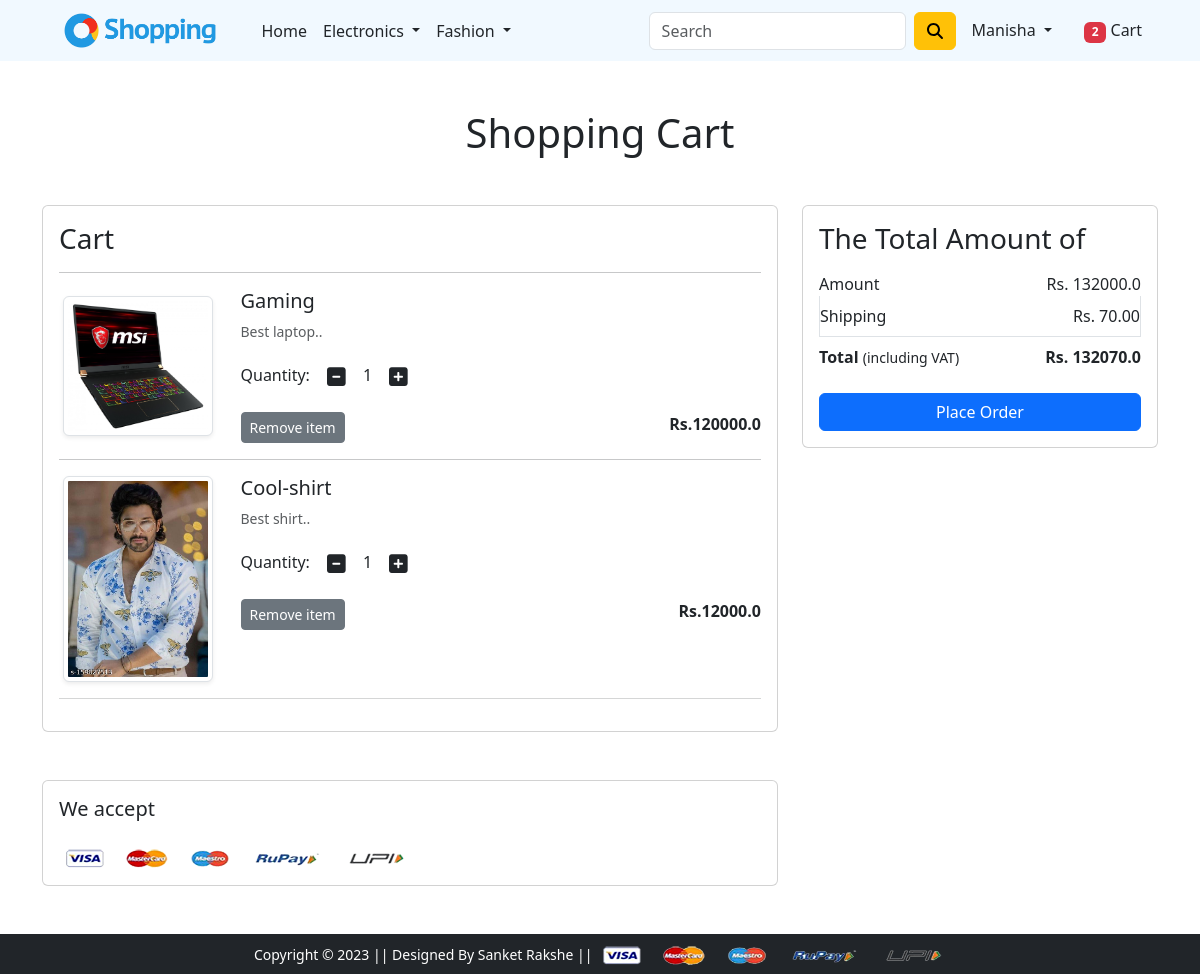
Page /cart/ (signed in) on the committed database.
### app/models.py (models this page shows, shortened)
class Cart(models.Model):
    user = models.ForeignKey(User, on_delete=models.CASCADE)
    product = models.ForeignKey(Product, on_delete=models.CASCADE)
    quantity = models.PositiveIntegerField(default=1)

class Product(models.Model):
    title = models.CharField(max_length=100)
    setting_price = models.FloatField()
    discounted_price = models.FloatField()
    description = models.TextField()
    brand = models.CharField(max_length=100)
    category = models.CharField( choices=CATEGORY_CHOICES, max_length=2)
    product_image = models.ImageField(upload_to='productimg')

### app/views.py (the view)
# urls.py: path('cart/', views.show_cart, name='showcart'),
@login_required
def show_cart(request):
  totalitem=0
  if request.user.is_authenticated:
   totalitem = len(Cart.objects.filter(user=request.user))
   user = request.user
   cart = Cart.objects.filter(user=user)
   amount = 0.0
   shipping_amount = 70.0
   totalamount = 0.0
   cart_product = [p for p in Cart.objects.all() if p.user == user]
   if cart_product:
    for p in cart_product:
     tempamount = (p.quantity * p.product.discounted_price)
     amount += tempamount
     totalamount = amount + shipping_amount
    return render(request, 'app/addtocart.html', {'carts':cart, 'totalamount':totalamount, 'amount':amount,'totalitem':totalitem})
   else:
    return render(request, 'app/emptycart.html')

### app/templates/app/addtocart.html (shortened to what this page needs)
{% extends 'app/base.html' %}
{% load static %}
{% block main-content %}
<div class="container my-5">
 <div class="row">
  <h1 class="text-center mb-5">Shopping Cart</h1>
  <div class="col-sm-8">
  <div class="card">
   <div class="card-body">
    <h3>Cart</h3>
    {% for cart in carts %}
       <hr>
    <div class="row">
     <div class="col-sm-3 text-center align-self-center"><img src="{{cart.product.product_image.url}}" alt="" srcset="" class="img-fluid img-thumbnail shadow-sm" height="150" width="150"> </div>
     <div class="col-sm-9">
      <div>
       <h5>{{cart.product.title}}</h5>
       <p class="mb-2 text-muted small">{{cart.product.description}}</p>
       <div class="my-3">
        <label for="quantity">Quantity:</label>
        <a class="minus-cart btn" pid="{{cart.product.id}}"><i class="fas fa-minus-square fa-lg"></i></a>
          <span id="quantity">{{cart.quantity}}</span>
        <a class="plus-cart btn" pid="{{cart.product.id}}"><i class="fas fa-plus-square fa-lg"></i></a>
       </div>
       <div class="d-flex justify-content-between">
        <a href="#" class="btn btn-sm btn-secondary mr-3 remove-cart" pid="{{cart.product.id}}">Remove item </a>
        <p class="mb-0"><span><strong>Rs.{{cart.product.discounted_price}}</strong></span></p>
       </div>
      </div>
     </div>
    </div>
    {% endfor %}
    <hr class="text-muted">
   </div>
   </div>
  </div>
  <div class="col-sm-4">
   <div class="card">
    <div class="card-body">
      <h3>The Total Amount of</h3>
      <ul class="list-group">
       <li class="list-group-item d-flex justify-content-between align-items-center border-0 px-0 pb-0">Amount<span>Rs. <span id="amount">{{amount}}</span></span></li>
       <li class="list-group-item d-flex justify-content-between align-items-center px-0">Shipping<span>Rs. 70.00</span></li>
       <li class="list-group-item d-flex justify-content-between align-items-center border-0 px-0 mb-3">
        <div>
           <strong>Total</strong> <small>(including VAT)</small>
         </div>
         <span><strong>Rs. <strong id="totalamount">{{totalamount}}</strong></strong></span>
       </li>
      </ul>
      <div class="d-grid"><a href="{% url 'checkout' %}" class="btn btn-primary">Place Order</a></div>
    </div>
   </div>
  </div>
 </div>
</div>
<div class="container">
 <div class="row">
  <div class="col-sm-8">
   <div class="card">
    <div class="card-body">
      <h5 class="mb-4">We accept</h5>
      <img src="{% static 'app/images/payment.png' %}" alt="" class="img-fluid">
    </div>
  </div>
  </div>
 </div>
</div>
{% endblock main-content %}

### app/templates/app/base.html (shortened to what this page needs)
<!doctype html>
{% load static %}
<html lang="en">
<head>
  <link rel="stylesheet" href="https://cdnjs.cloudflare.com/ajax/libs/font-awesome/6.4.2/css/all.min.css"
 />
  <link href="https://cdn.jsdelivr.net/npm/bootstrap@5.3.2/dist/css/bootstrap.min.css" rel="stylesheet">
  <link rel="stylesheet" href="{% static 'app/css/owl.carousel.min.css' %}">
  <link rel="stylesheet" href="{% static 'app/css/all.min.css' %}">
  <link rel="stylesheet" href="{% static 'app/css/style.css' %}">
</head>
<body>
  <nav class="navbar navbar-expand-lg" style="background:#F1F9FF">
    <div class="container">
      <a class="navbar-brand text-dark" href="/" height="0px">
        <img src="{% static 'app/images/shopping4.png' %}" class="img-fluid" style="height:35px">
      </a>
      <div class="collapse navbar-collapse" id="navbarSupportedContent">
        <ul class="navbar-nav me-auto mb-2 mb-lg-0">
          <li class="nav-item">
            <a class="nav-link active text-dark" aria-current="page" href="/">Home</a>
          </li>
          <li class="nav-item dropdown">
            <a class="nav-link dropdown-toggle text-dark" href="#" id="electronicsDropdown" role="button"
              data-bs-toggle="dropdown" aria-expanded="false">
              Electronics
            </a>
          </li>
          <li class="nav-item dropdown">
            <a class="nav-link dropdown-toggle text-dark" href="#" id="fashionDropdown" role="button"
              data-bs-toggle="dropdown" aria-expanded="false">
              Fashion
            </a>
          </li>
        </ul>
        <form class="d-flex">
          <input class="form-control me-2" type="search" placeholder="Search" aria-label="Search">
          <button class="btn btn-warning" type="submit"><i class="fa-solid fa-magnifying-glass"></i></button>
        </form>
        <div>
          <ul class="navbar-nav me-auto mb-2 mb-lg-0">
            {% if request.user.is_authenticated %}
            <li class="nav-item dropdown mx-2">
              <a class="nav-link dropdown-toggle text-dark" href="#" id="profileDropdown" role="button"
                data-bs-toggle="dropdown" aria-expanded="false">
                {{request.user.username|capfirst}}
              </a>
            </li>
            <li class="nav-item mx-2">
              <a href="{% url 'showcart' %}" class="nav-link text-dark"><span class="badge bg-danger">{{totalitem}}</span> Cart
              </a>
            </li>
            {% endif %}
          </ul>
        </div>
      </div>
    </div>
  </nav>
  {% block main-content %} {% endblock main-content %}
  <footer class="container-fluid bg-dark text-center p-2 mt-5">
    <small class="text-white">Copyright &copy; 2023 || Designed By Sanket Rakshe || </small>
    <img src="{% static 'app/images/payment.png' %}" alt="" srcset="" class="img-fluid" height="2px">
  </footer>
</body>
</html>

### rows in the picture
Cart: product.product_image (picture), product "Gaming", product.description "Best laptop..", quantity "1", product.discounted_price "120000.0"
Cart: product.product_image (picture), product "Cool-shirt", product.description "Best shirt..", quantity "1", product.discounted_price "12000.0"

### other values in the picture
{{ request.user.username|capfirst }} "Manisha"
{{ totalitem }} "2"
{{ amount }} "132000.0"
{{ totalamount }} "132070.0"
